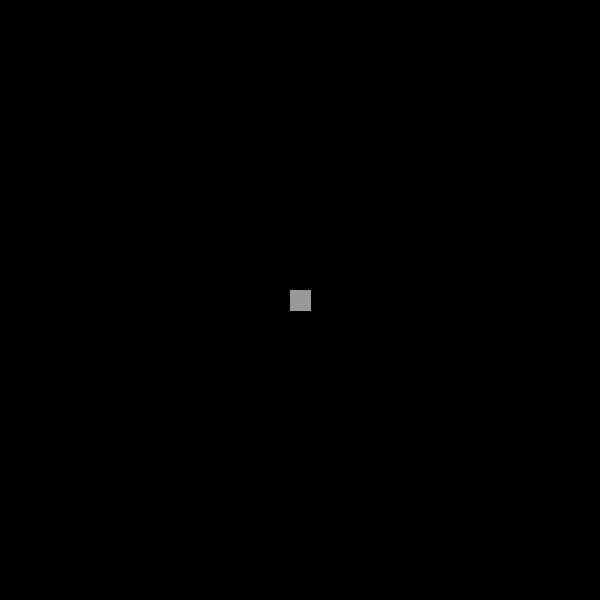
Frame 1 (no input)
Frame 60 (the mouse pressed at the canvas centre just before this capture): identical to frame 1, image omitted
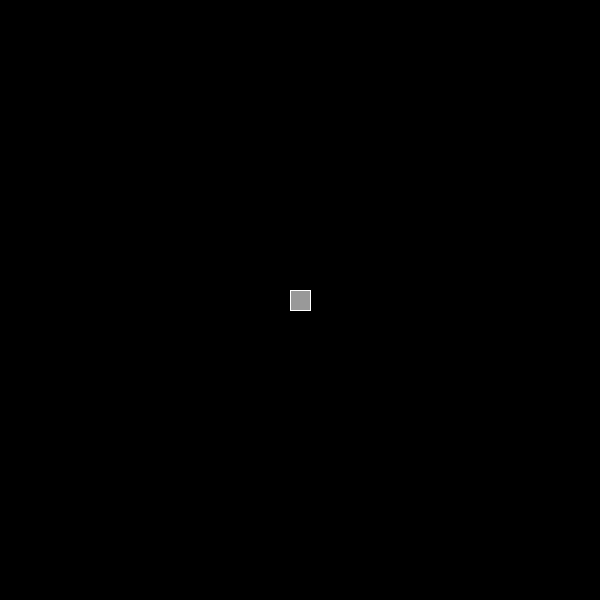
Frame 120 (the mouse held since frame 60 and released just before this capture)

The Processing sketch that drew these frames (run headless with seeded random() and noise(); from frame 60 on, the mouse is pressed at the canvas centre):

// Processing sketch: sketch_how_to_drag_and_drop
// ── sketch_how_to_drag_and_drop.pde
float bx;
float by;
int bs = 20;
boolean bover = false;
boolean locked = false;
float bdifx = 0.0; 
float bdify = 0.0; 

void setup() 
{
  size(600,600);
  bx = width/2.0;
  by = height/2.0;
  rectMode(CENTER);  
}

void draw() 
{ 
  background(0);
  // Test if the cursor is over the box 
  if (mouseX > bx-bs && mouseX < bx+bs && 
      mouseY > by-bs && mouseY < by+bs) {
    bover = true;  
    if(!locked) { 
      stroke(255); 
      fill(153);
    } 
  } else {
    stroke(153);
    fill(153);
    bover = false;
  }
  // Draw the box
  rect(bx, by, bs, bs);
}
void mousePressed() {
  if(bover) { 
    locked = true; 
    fill(255, 255, 255);
  } else {
    locked = false;
  }
  bdifx = mouseX-bx; 
  bdify = mouseY-by; 
}
void mouseDragged() {
  if(locked) {
    bx = mouseX-bdifx; 
    by = mouseY-bdify; 
  }
}
void mouseReleased() {
  locked = false;
}
